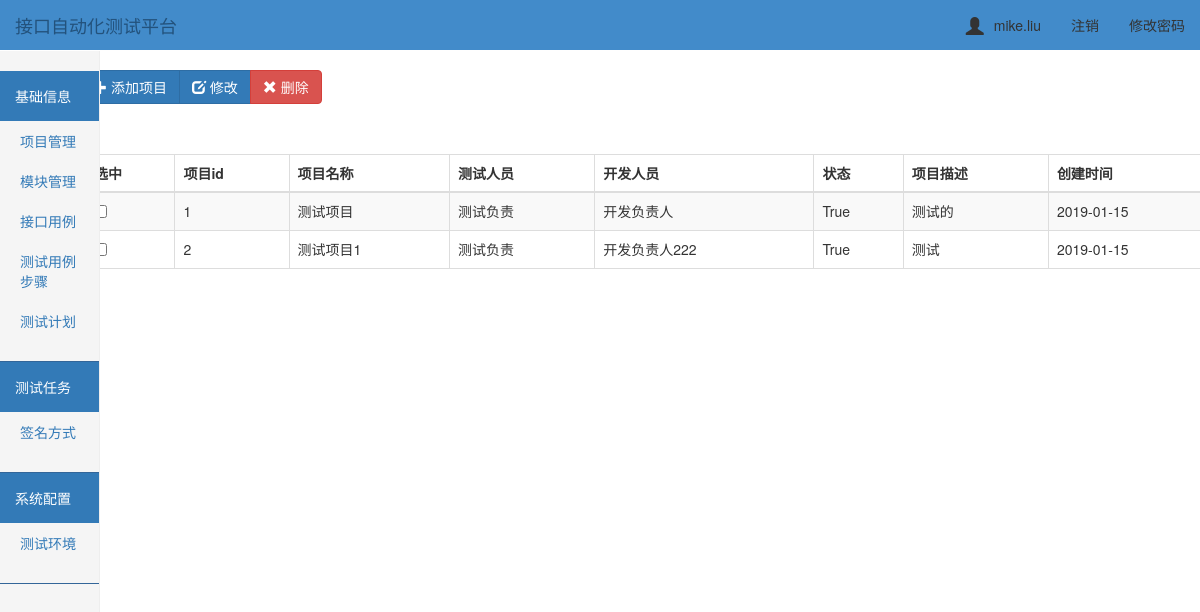
Before: /project/ (signed in) with the older database file.
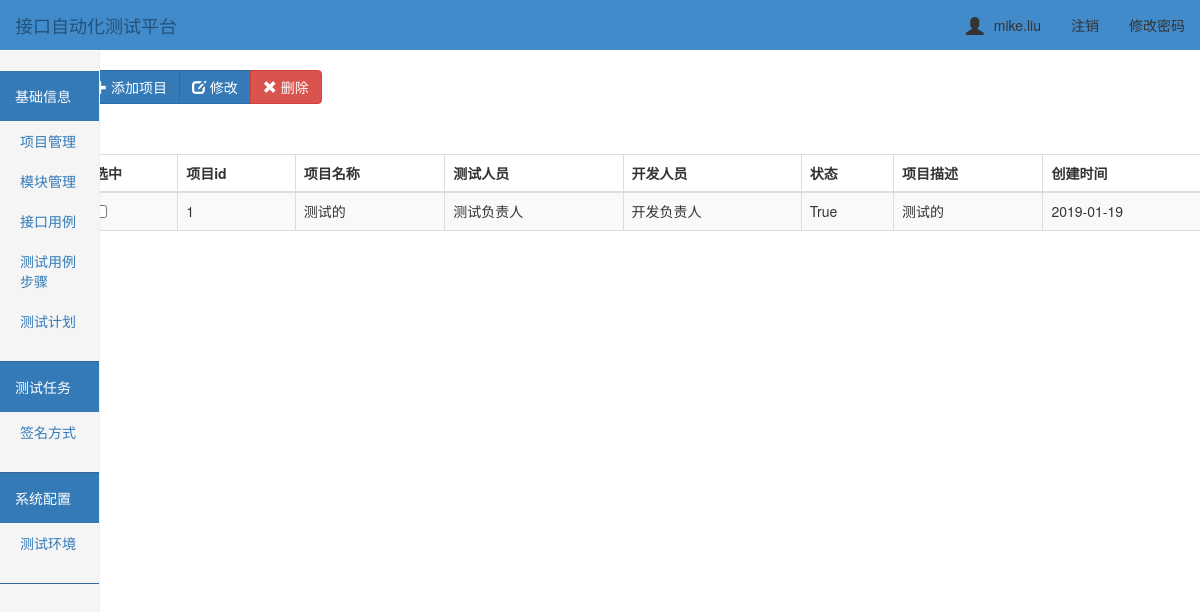
After: the same page with the newer database file.
### ApiTest/models.py (models this page shows, shortened)
class Project(models.Model):
    prj_id = models.AutoField(primary_key=True, null=False)
    prj_name = models.CharField('项目名称', max_length=64)  # 项目名称
    prj_desc = models.CharField('项目描述', max_length=256)  # 项目描述
    testers = models.CharField('测试负责人', max_length=256)  # 项目负责人
    developer = models.CharField('开发负责人', max_length=256)
    status = models.BooleanField()
    create_time = models.DateTimeField('创建时间', auto_now=True)  # 创建时间
    class Meta:
        verbose_name = '项目管理'
        verbose_name_plural = '项目管理'

### ApiTest/views.py (the view)
# urls.py: url(r'^project/$', views.project),
@login_required
def project(request):
    project_list = Project.objects.filter().all()
    return render(request, "project/index.html", {"project_list": project_list})

### templates/project/index.html (shortened to what this page needs)
{% extends "../base.html" %}
{% block add %}
<div class="btn-toolbar" role="toolbar">
  <div class="btn-group" style="padding-top: 20px;left: 50px">
    <button id="add_btn" class="btn btn-primary " data-toggle="modal" data-target="#addmyModal">
        <span class="glyphicon glyphicon-plus" aria-hidden="true"></span> 添加项目
    </button>
    <button id="edit_prj" class="btn btn-primary" data-toggle="modal" data-target="#">
        <span class="glyphicon glyphicon-edit" aria-hidden="true"></span> 修改
    </button>
      <button id="btn_delete" type="onclick" class="btn btn-danger ">
            <span class="glyphicon glyphicon-remove" aria-hidden="true"></span> 删除
        </button>
  </div>
</div>
<div class="container">
        <div class="row">
            <div class="col-md-12">
                <table id= "table" class="table table-striped table-bordered">
                    <thead>
                        <tr>
                            <th>选中</th>
                            <th>项目id</th>
                            <th>项目名称</th>
                            <th>测试人员</th>
                            <th>开发人员</th>
                            <th>状态</th>
                            <th>项目描述</th>
                            <th>创建时间</th>
                        </tr>
                    </thead>
                    <tbody>
                        {% for project_obj in project_list %}
                            <tr>
                                <td id="che1"><input type="checkbox"/></td>
                                <td>{{project_obj.prj_id}}</td>
                                <td>{{ project_obj.prj_name }}</td>
                                <td>{{ project_obj.testers}}</td>
                                <td>{{ project_obj.developer }}</td>
                                <td>{{ project_obj.status }}</td>
                                <td>{{ project_obj.prj_desc }}</td>
                                <td>{{ project_obj.create_time|date:'Y-m-d' }}</td>
                            </tr>
                        {% endfor %}
                    </tbody>
                </table>
            </div>
        </div>
    </div>
{% endblock %}

### templates/base.html (shortened to what this page needs)
<!DOCTYPE html>
<html lang="en">
<head>
    <link rel="stylesheet" href="/static/bootstrap-3.3.7/css/bootstrap.css">
    <link rel="stylesheet" href="/static/css/toastr.min.css">
    <link rel="stylesheet" href="/static/css/dashboard.css">
    <link rel="stylesheet" href="/static/css/home.css">
    <link rel="stylesheet" href="/static/css/sweetalert.css">
    <link rel="stylesheet" href="/static/css/step.css">
</head>
<body>
<nav class="tab navbar  navbar-fixed-top">
    <div class="container-fluid">
        <div class="navbar-header">
            <a class="navbar-brand" href="#">接口自动化测试平台</a>
        </div>
        <div class="collapse navbar-collapse" id="bs-example-navbar-collapse-1">
            <ul class="nav navbar-nav navbar-right">
                <li><a href="#"><span id="user_icon"
                                      class="glyphicon glyphicon-user"></span>{{ request.user.username }}</a></li>
                <li><a href="/logout/">注销</a></li>
                <li><a href="/set_pwd/">修改密码</a></li>
            </ul>
        </div>
    </div>
</nav>
<div class="container">
    <div class="left">
        <div class="row">
            <div class="col-sm-3 col-md-1 sidebar">
                <div class="menu">
                    <div class="head bg-primary">基础信息</div>
                    <ul class="nav nav-sidebar">
                        <li><a href="/project/" target="_self">项目管理</a> </li>
                        <li><a href="/module/" target="_self">模块管理</a> </li>
                        <li><a href="/api_case/" target="_self">接口用例</a> </li>
                        <li><a href="/api_step/" target="_self">测试用例步骤</a> </li>
                        <li><a href="#">测试计划</a> </li>
                    </ul>
                </div>
                <div class="menu">
                    <div class="head bg-primary">测试任务</div>
                    <ul class="nav nav-sidebar">
                        <li><a href="/sign/">签名方式</a> </li>
                    </ul>
                </div>
                <div class="menu">
                    <div class="head bg-primary">系统配置</div>
                    <ul class="nav nav-sidebar">
                        <li><a href="/env/" target="_self">测试环境</a> </li>
                    </ul>
                </div>
            </div>
        </div>
    </div>
    <div class="right">
        {% block add %}{% endblock %}
    </div>
</div>
</body>
</html>

Changed rows visible on the page:
removed Project: prj_id "2", prj_name "测试项目1", testers "测试负责", developer "开发负责人222", status "True", prj_desc "测试", create_time "2019-01-15"
changed Project "测试的": prj_name "测试项目" → "测试的"; testers "测试负责" → "测试负责人"; create_time "2019-01-15" → "2019-01-19"
